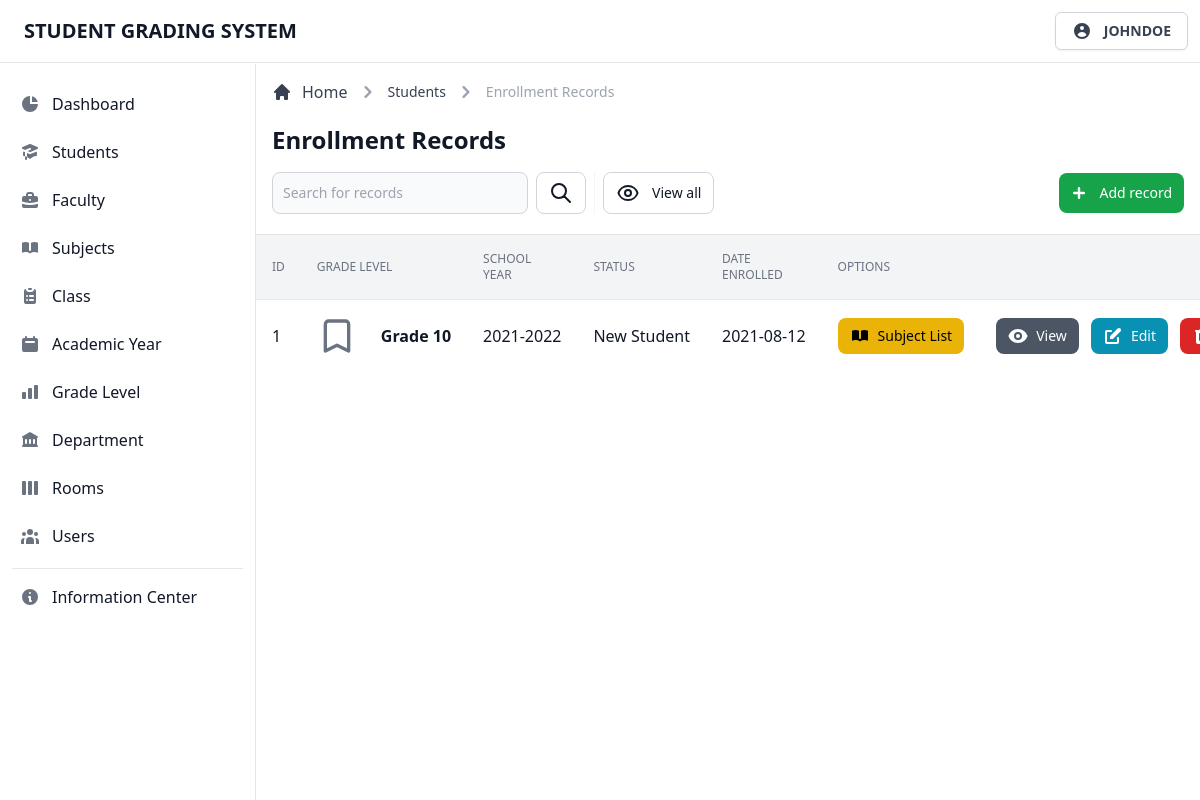
/admin/view/records.php?studentnumber=1234125 (signed in), run on an earlier commit of the app's database.
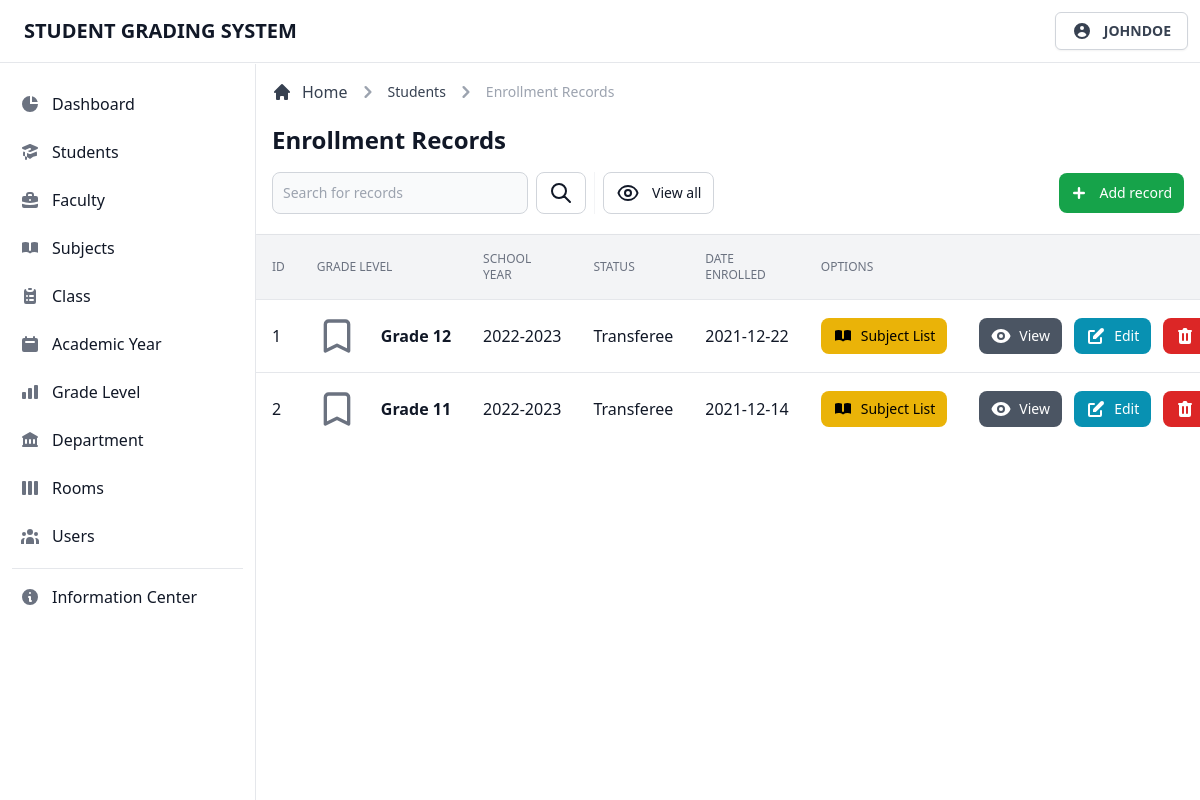
And on a later commit of the database.
### tables this page shows
CREATE TABLE `tblschoolyear` (
  `sy_id` int(11) NOT NULL,
  `sy_ay` varchar(255) NOT NULL,
  `sy_sem` varchar(255) NOT NULL,
  `sy_level` varchar(255) NOT NULL,
  `class_id` int(11) NOT NULL,
  `student_number` int(11) NOT NULL,
  `sy_category` varchar(255) NOT NULL,
  `sy_enrolldate` date NOT NULL,
  `sy_status` varchar(255) NOT NULL
);

### admin/page/records/records.classes.php (called while the page is built, shortened)
<?php
class DisplayRecordsContr extends DisplayRecords
{
  private $studentnumber;
  public function __construct($studentnumber)
  {
    $this->studentnumber = $studentnumber;
  }
  public function fetchData()
  {
    $result = $this->getRecords($this->studentnumber);
    return $result;
  }
}
class DisplayRecords extends Dbh
{
  protected function getRecords($studentnumber)
  {
    $stmt = $this->connect()->prepare('SELECT * FROM tblschoolyear WHERE student_number = ?;');
    $result = 0;
    if (!$stmt->execute([$studentnumber])) {
      $stmt = null;
      exit;
    }
    while ($row = $stmt->fetchAll(PDO::FETCH_ASSOC)) {
      $result = $row;
    }
    return $result;
  }
}

### admin/database/database.classes.php (called while the page is built)
<?php
class Dbh
{
  private $hostname = 'localhost';
  private $username = 'root';
  private $password = '';
  private $dbname = 'dbgradingsystem';
  public function connect()
  {
    try {
      $dbh = new PDO('mysql:host=' . $this->hostname . ';dbname=' . $this->dbname, $this->username, $this->password);
      return $dbh;
    } catch (PDOException $e) {
      print "Error!: " . $e->getMessage() . "<br>";
      die();
    }
  }
}

### admin/page/records/records-table.php (the view, shortened to what this page needs)
<div class="flex flex-col min-w-full overflow-hidden overflow-x-auto align-middle shadow">
  <table class="min-w-full divide-y divide-gray-200 table-fixed">
    <thead class="bg-gray-100">
      <tr>
        <th scope="col" class="th">
          ID
        </th>
        <th scope="col" class="th">
          Grade Level
        </th>
        <th scope="col" class="th">
          School Year
        </th>
        <th scope="col" class="th">
          Status
        </th>
        <th scope="col" class="th">
          Date Enrolled
        </th>
        <th scope="col" class="th">
          Options
        </th>
        <th scope="col" class="th">
        </th>
      </tr>
    </thead>
    <tbody class="bg-white divide-y divide-gray-200">
      <?php foreach ($result as $data) : ?>
        <tr class="hover:bg-gray-100 group">
          <td class="td">
            <div class="flex items-center">
              <?= $i += 1; ?>
            </div>
          </td>
          <td class="td-title">
            <svg xmlns="http://www.w3.org/2000/svg" class="w-10 h-10 text-gray-500 group-hover:text-gray-900" fill="none" viewBox="0 0 24 24" fill="none" viewBox="0 0 24 24" stroke="currentColor">
              <path stroke-linecap="round" stroke-linejoin="round" stroke-width="2" d="M5 5a2 2 0 012-2h10a2 2 0 012 2v16l-7-3.5L5 21V5z" />
            </svg>
            <div class="text-sm font-normal text-gray-500">
              <div class="text-base font-semibold text-gray-900 capitalize">
                <?= $data['sy_level']; ?>
              </div>
            </div>
          </td>
          <td class="td">
            <div class="flex items-center">
              <?= $data['sy_ay']; ?>
            </div>
          </td>
          <td class="td">
            <div class="flex items-center">
              <?= $data['sy_status']; ?>
            </div>
          </td>
          <td class="td">
            <div class="flex items-center">
              <?= $data['sy_enrolldate']; ?>
            </div>
          </td>
          <td class="p-4 space-x-2 whitespace-nowrap">
            <a href="#" class="btn-yellow">
              Subject List
            </a>
          </td>
          <td class="p-4 space-x-2 text-right whitespace-nowrap">
            <button type="button" data-view-button data-date="<?= $data['sy_enrolldate']; ?>" data-sem="<?= $data['sy_sem']; ?>" data-status="<?= $data['sy_status']; ?>" data-level="<?= $data['sy_level']; ?>" data-year="<?= $data['sy_ay']; ?>" class="btn-gray">
              View
            </button>
            <button type="button" data-edit-button data-id="<?= $data['sy_id']; ?>" data-sem="<?= $data['sy_sem']; ?>" data-status="<?= $data['sy_status']; ?>" data-level="<?= $data['sy_level']; ?>" data-year="<?= $data['sy_ay']; ?>" class="btn-cyan">
              Edit
            </button>
            <button type="button" data-id="<?= $data['sy_id']; ?>" data-delete-button class="btn-red">
            </button>
          </td>
        </tr>
      <?php endforeach; ?>
    </tbody>
  </table>
</div>

### admin/view/records.php (shortened to what this page needs)
<?php
$user = $_SESSION['useruid'];
$studentnumber = $_GET['studentnumber'];
include_once '../database/database.classes.php';
include_once '../page/records/records.classes.php';
$display = new DisplayRecordsContr($studentnumber);
$breadcrumb1 = 'students';
$breadcrumblink = 'students.php';
$search = $table = $link = 'records';
$breadcrumb2 = $page = 'Enrollment Records';
$modal = $btn = 'record';
$searchlink = 'records.php?studentnumber=' . $studentnumber;
?>
<!DOCTYPE html>
<html lang="en">
<head>
  <link rel="stylesheet" href="../../src/css/tailwind.css">
</head>
<body>
  <?php include_once '../templates/navbar.php'; ?>
  <div class="flex pt-16 overflow-hidden bg-white">
    <?php include_once '../templates/sidebar.php'; ?>
    <div id="main-content" class="relative w-full h-full ml-64 overflow-y-auto bg-gray-50">
      <main>
        <?php
        include_once '../templates/header.php';
        include_once '../page/records/display-data.inc.php';
        ?>
      </main>
    </div>
  </div>
</body>
</html>

### admin/templates/navbar.php (shortened to what this page needs)
<header class="fixed z-30 w-full bg-white border-b border-gray-200">
  <nav class="flex items-center justify-between p-3">
    <div class="flex items-center justify-start">
      <a href="#" class="ml-3 text-xl font-bold text-gray-900 uppercase transition duration-75">Student Grading System</a>
    </div>
    <div class="relative text-left group">
      <button type="button" class="flex items-center justify-center w-full px-4 py-2 text-sm font-medium text-gray-700 bg-white border border-gray-300 rounded-md shadow-sm" id="menu-button" aria-expanded="true" aria-haspopup="true">
        <svg xmlns="http://www.w3.org/2000/svg" class="w-5 h-5" viewBox="0 0 20 20" fill="currentColor">
          <path fill-rule="evenodd" d="M18 10a8 8 0 11-16 0 8 8 0 0116 0zm-6-3a2 2 0 11-4 0 2 2 0 014 0zm-2 4a5 5 0 00-4.546 2.916A5.986 5.986 0 0010 16a5.986 5.986 0 004.546-2.084A5 5 0 0010 11z" clip-rule="evenodd" />
        </svg>
        <span class="flex-1 ml-3 font-semibold uppercase whitespace-nowrap"><?= $user; ?></span>
      </button>
    </div>
  </nav>
</header>

### admin/templates/sidebar.php (shortened to what this page needs)
<aside id="sidebar" class="fixed top-0 left-0 z-20 flex flex-col flex-shrink-0 w-64 h-full pt-16" aria-label="Sidebar">
  <div class="relative flex flex-col flex-1 min-h-0 pt-0 bg-white border-r border-gray-200">
    <div class="flex flex-col flex-1 pt-5 pb-4 overflow-y-auto">
      <div class="flex-1 px-3 space-y-1 bg-white divide-y">
        <ul class="pb-2 space-y-2">
          <li>
            <a href="../view/dashboard.php" class="flex items-center p-2 text-base font-normal text-gray-900 rounded-lg hover:bg-gray-100 group ">
              <svg xmlns="http://www.w3.org/2000/svg" class="w-5 h-5 text-gray-500 transition duration-75 group-hover:text-gray-900" viewBox="0 0 20 20" fill="currentColor">
                <path d="M2 10a8 8 0 018-8v8h8a8 8 0 11-16 0z" />
                <path d="M12 2.252A8.014 8.014 0 0117.748 8H12V2.252z" />
              </svg>
              <span class="flex-1 ml-3 whitespace-nowrap">Dashboard</span>
            </a>
          </li>
          <li>
            <a href="../view/students.php" class="flex items-center p-2 text-base font-normal text-gray-900 rounded-lg hover:bg-gray-100 group ">
              <span class="flex-1 ml-3 whitespace-nowrap">Students</span>
            </a>
          </li>
          <li>
            <a href="../view/faculty.php" class="flex items-center p-2 text-base font-normal text-gray-900 rounded-lg hover:bg-gray-100 group ">
              <span class="flex-1 ml-3 whitespace-nowrap">Faculty</span>
            </a>
          </li>
          <li>
            <a href="../view/subjects.php" class="flex items-center p-2 text-base font-normal text-gray-900 rounded-lg hover:bg-gray-100 group ">
              <span class="flex-1 ml-3 whitespace-nowrap">Subjects</span>
            </a>
          </li>
          <li>
            <a href="../view/class.php" class="flex items-center p-2 text-base font-normal text-gray-900 rounded-lg hover:bg-gray-100 group ">
              <span class="flex-1 ml-3 whitespace-nowrap">Class</span>
            </a>
          </li>
          <li>
            <a href="../view/year.php" class="flex items-center p-2 text-base font-normal text-gray-900 rounded-lg hover:bg-gray-100 group ">
              <span class="flex-1 ml-3 whitespace-nowrap">Academic Year</span>
            </a>
          </li>
          <li>
          <li>
            <a href="../view/grade-level.php" class="flex items-center p-2 text-base font-normal text-gray-900 rounded-lg hover:bg-gray-100 group ">
              <span class="flex-1 ml-3 whitespace-nowrap">Grade Level</span>
            </a>
          </li>
          <li>
            <a href="../view/department.php" class="flex items-center p-2 text-base font-normal text-gray-900 rounded-lg hover:bg-gray-100 group ">
              <span class="flex-1 ml-3 whitespace-nowrap">Department</span>
            </a>
          </li>
          <li>
            <a href="../view/rooms.php" class="flex items-center p-2 text-base font-normal text-gray-900 rounded-lg hover:bg-gray-100 group ">
              <span class="flex-1 ml-3 whitespace-nowrap">Rooms</span>
            </a>
          </li>
          <li>
            <a href="../view/users.php" class="flex items-center p-2 text-base font-normal text-gray-900 rounded-lg hover:bg-gray-100 group ">
              <span class="flex-1 ml-3 whitespace-nowrap">Users</span>
            </a>
          </li>
        </ul>
        <div class="pt-2 space-y-2">
          <a href="#" class="flex items-center p-2 text-base font-normal text-gray-900 transition duration-75 rounded-lg hover:bg-gray-100 group">
            <span class="ml-3">Information Center</span>
          </a>
        </div>
      </div>
    </div>
  </div>
</aside>

### admin/templates/header.php (shortened to what this page needs)
<div class="items-center justify-between block p-4 bg-white border-b border-gray-200 sm:flex">
  <div class="w-full mb-1">
    <div class="mb-4">
      <nav class="flex mb-5" aria-label="Breadcrumb">
        <ol class="inline-flex items-center space-x-1 md:space-x-2">
          <li class="inline-flex items-center">
            <a href="../view/dashboard.php" class="inline-flex items-center text-gray-700 hover:text-gray-900">
              <svg class="w-5 h-5 mr-2.5" fill="currentColor" viewBox="0 0 20 20" xmlns="http://www.w3.org/2000/svg">
                <path d="M10.707 2.293a1 1 0 00-1.414 0l-7 7a1 1 0 001.414 1.414L4 10.414V17a1 1 0 001 1h2a1 1 0 001-1v-2a1 1 0 011-1h2a1 1 0 011 1v2a1 1 0 001 1h2a1 1 0 001-1v-6.586l.293.293a1 1 0 001.414-1.414l-7-7z"></path>
              </svg>
              Home
            </a>
          </li>
          <li>
            <div class="flex items-center">
              <svg class="w-6 h-6 text-gray-400" fill="currentColor" viewBox="0 0 20 20" xmlns="http://www.w3.org/2000/svg">
                <path fill-rule="evenodd" d="M7.293 14.707a1 1 0 010-1.414L10.586 10 7.293 6.707a1 1 0 011.414-1.414l4 4a1 1 0 010 1.414l-4 4a1 1 0 01-1.414 0z" clip-rule="evenodd"></path>
              </svg>
              <a href="<?= $breadcrumblink; ?>" class="ml-1 text-sm font-medium text-gray-700 capitalize hover:text-gray-900 md:ml-2"><?= $breadcrumb1; ?></a>
            </div>
          </li>
          <?php if (!empty($breadcrumb2)) { ?>
            <li>
              <div class="flex items-center">
                <svg class="w-6 h-6 text-gray-400" fill="currentColor" viewBox="0 0 20 20" xmlns="http://www.w3.org/2000/svg">
                  <path fill-rule="evenodd" d="M7.293 14.707a1 1 0 010-1.414L10.586 10 7.293 6.707a1 1 0 011.414-1.414l4 4a1 1 0 010 1.414l-4 4a1 1 0 01-1.414 0z" clip-rule="evenodd"></path>
                </svg>
                <span class="ml-1 text-sm font-medium text-gray-400 md:ml-2" aria-current="page"><?= $breadcrumb2; ?></span>
              </div>
            </li>
          <?php } ?>
        </ol>
      </nav>
      <h1 class="text-xl font-semibold text-gray-900 capitalize sm:text-2xl"><?= $page; ?></h1>
    </div>
    <div class="sm:flex">
      <div class="items-center hidden mb-3 sm:flex sm:divide-x sm:divide-gray-100 sm:mb-0">
        <form class="flex lg:pr-2" action="#" method="get">
          <div class="relative mr-2 lg:w-64 xl:w-96">
            <input type="text" name="search" class="bg-gray-50 border border-gray-300 text-gray-900 focus:outline-none sm:text-sm rounded-lg focus:ring-gray-200 focus:ring-4 block w-full p-2.5" placeholder="Search for <?= $search ?>" required>
          </div>
          <button type="submit" class="btn-header-white">
            <svg xmlns="http://www.w3.org/2000/svg" class="w-6 h-6" fill="none" viewBox="0 0 24 24" stroke="currentColor">
              <path stroke-linecap="round" stroke-linejoin="round" stroke-width="2" d="M21 21l-6-6m2-5a7 7 0 11-14 0 7 7 0 0114 0z" />
            </svg>
          </button>
        </form>
        <div class="flex pl-0 mt-3 space-x-1 sm:pl-2 sm:mt-0">
          <a href="<?= $searchlink ?>" class="btn-header-white">
            <span>View all</span>
          </a>
        </div>
      </div>
      <div class="flex items-center ml-auto space-x-2 sm:space-x-3">
        <button type="button" data-add-button class="<?= (empty($options) && $page == 'List of Loads') ? 'btn-header-green-disabled' : 'btn-header-green'; ?>" <?= (empty($options) && $page == 'List of Loads') ? 'disabled' : ''; ?>>
          <svg class="w-6 h-6 mr-2 -ml-1" fill="currentColor" viewBox="0 0 20 20" xmlns="http://www.w3.org/2000/svg">
            <path fill-rule="evenodd" d="M10 5a1 1 0 011 1v3h3a1 1 0 110 2h-3v3a1 1 0 11-2 0v-3H6a1 1 0 110-2h3V6a1 1 0 011-1z" clip-rule="evenodd"></path>
          </svg>
          <span>Add <?= $btn; ?></span>
        </button>
      </div>
    </div>
  </div>
</div>

### admin/page/records/display-data.inc.php (shortened to what this page needs)
<?php
$result = $display->fetchData();
if (!empty($result)) {
  include_once '../page/' . $table . ' /' . $table . '-table.php';
}

What changed in the data, as far as the page shows it:
removed tblschoolyear: i "1", sy_level "Grade 10", sy_ay "2021-2022", sy_status "New Student", sy_enrolldate "2021-08-12"
added tblschoolyear: i "1", sy_level "Grade 12", sy_ay "2022-2023", sy_status "Transferee", sy_enrolldate "2021-12-22"
added tblschoolyear: i "2", sy_level "Grade 11", sy_ay "2022-2023", sy_status "Transferee", sy_enrolldate "2021-12-14"
